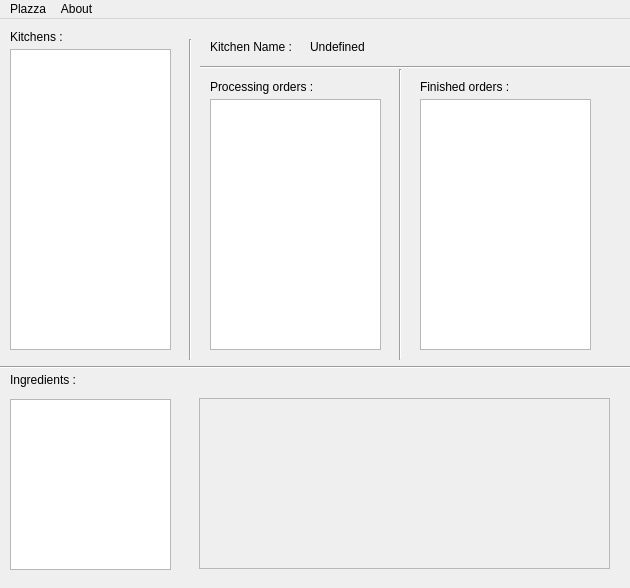
<?xml version="1.0" encoding="UTF-8"?>
<ui version="4.0">
 <class>Plazza</class>
 <widget class="QMainWindow" name="Plazza">
  <property name="geometry">
   <rect>
    <x>0</x>
    <y>0</y>
    <width>630</width>
    <height>588</height>
   </rect>
  </property>
  <property name="windowTitle">
   <string>Plazza</string>
  </property>
  <widget class="QWidget" name="centralWidget">
   <widget class="QLabel" name="label">
    <property name="geometry">
     <rect>
      <x>10</x>
      <y>10</y>
      <width>81</width>
      <height>16</height>
     </rect>
    </property>
    <property name="text">
     <string>Kitchens :</string>
    </property>
   </widget>
   <widget class="Line" name="line">
    <property name="geometry">
     <rect>
      <x>180</x>
      <y>20</y>
      <width>20</width>
      <height>321</height>
     </rect>
    </property>
    <property name="orientation">
     <enum>Qt::Vertical</enum>
    </property>
   </widget>
   <widget class="QLabel" name="label_3">
    <property name="geometry">
     <rect>
      <x>210</x>
      <y>20</y>
      <width>111</width>
      <height>16</height>
     </rect>
    </property>
    <property name="text">
     <string>Kitchen Name : </string>
    </property>
   </widget>
   <widget class="QLabel" name="kitchenName">
    <property name="geometry">
     <rect>
      <x>310</x>
      <y>20</y>
      <width>271</width>
      <height>16</height>
     </rect>
    </property>
    <property name="text">
     <string>Undefined</string>
    </property>
   </widget>
   <widget class="QLabel" name="label_6">
    <property name="geometry">
     <rect>
      <x>210</x>
      <y>60</y>
      <width>131</width>
      <height>16</height>
     </rect>
    </property>
    <property name="text">
     <string>Processing orders :</string>
    </property>
   </widget>
   <widget class="QLabel" name="label_7">
    <property name="geometry">
     <rect>
      <x>420</x>
      <y>60</y>
      <width>131</width>
      <height>16</height>
     </rect>
    </property>
    <property name="text">
     <string>Finished orders :</string>
    </property>
   </widget>
   <widget class="Line" name="line_2">
    <property name="geometry">
     <rect>
      <x>200</x>
      <y>40</y>
      <width>791</width>
      <height>16</height>
     </rect>
    </property>
    <property name="orientation">
     <enum>Qt::Horizontal</enum>
    </property>
   </widget>
   <widget class="QListWidget" name="kitchenList">
    <property name="geometry">
     <rect>
      <x>10</x>
      <y>30</y>
      <width>161</width>
      <height>301</height>
     </rect>
    </property>
   </widget>
   <widget class="QListWidget" name="processingOrdersList">
    <property name="geometry">
     <rect>
      <x>210</x>
      <y>80</y>
      <width>171</width>
      <height>251</height>
     </rect>
    </property>
   </widget>
   <widget class="QListWidget" name="finishedOrdersList">
    <property name="geometry">
     <rect>
      <x>420</x>
      <y>80</y>
      <width>171</width>
      <height>251</height>
     </rect>
    </property>
   </widget>
   <widget class="QLabel" name="label_4">
    <property name="geometry">
     <rect>
      <x>10</x>
      <y>350</y>
      <width>131</width>
      <height>21</height>
     </rect>
    </property>
    <property name="text">
     <string>Ingredients :</string>
    </property>
   </widget>
   <widget class="QTableWidget" name="ingredientsTable">
    <property name="geometry">
     <rect>
      <x>10</x>
      <y>380</y>
      <width>161</width>
      <height>171</height>
     </rect>
    </property>
   </widget>
   <widget class="Line" name="line_3">
    <property name="geometry">
     <rect>
      <x>390</x>
      <y>50</y>
      <width>20</width>
      <height>291</height>
     </rect>
    </property>
    <property name="orientation">
     <enum>Qt::Vertical</enum>
    </property>
   </widget>
   <widget class="Line" name="line_4">
    <property name="geometry">
     <rect>
      <x>0</x>
      <y>340</y>
      <width>631</width>
      <height>16</height>
     </rect>
    </property>
    <property name="orientation">
     <enum>Qt::Horizontal</enum>
    </property>
   </widget>
   <widget class="QFrame" name="frame">
    <property name="geometry">
     <rect>
      <x>199</x>
      <y>379</y>
      <width>411</width>
      <height>171</height>
     </rect>
    </property>
    <property name="frameShape">
     <enum>QFrame::StyledPanel</enum>
    </property>
    <property name="frameShadow">
     <enum>QFrame::Raised</enum>
    </property>
   </widget>
  </widget>
  <widget class="QMenuBar" name="menuBar">
   <property name="geometry">
    <rect>
     <x>0</x>
     <y>0</y>
     <width>630</width>
     <height>24</height>
    </rect>
   </property>
   <widget class="QMenu" name="menuPlazza">
    <property name="title">
     <string>About</string>
    </property>
    <addaction name="actionVersion"/>
    <addaction name="actionAbout_2"/>
    <addaction name="separator"/>
   </widget>
   <widget class="QMenu" name="menuNew_command">
    <property name="title">
     <string>Plazza</string>
    </property>
    <addaction name="actionNew_command"/>
    <addaction name="separator"/>
    <addaction name="actionQuit"/>
   </widget>
   <addaction name="menuNew_command"/>
   <addaction name="menuPlazza"/>
  </widget>
  <action name="actionAbout">
   <property name="text">
    <string>About</string>
   </property>
  </action>
  <action name="actionQuit">
   <property name="text">
    <string>Quit</string>
   </property>
  </action>
  <action name="actionNew_command">
   <property name="enabled">
    <bool>true</bool>
   </property>
   <property name="text">
    <string>New command</string>
   </property>
  </action>
  <action name="actionVersion">
   <property name="text">
    <string>version</string>
   </property>
  </action>
  <action name="actionAbout_2">
   <property name="text">
    <string>About</string>
   </property>
  </action>
 </widget>
 <layoutdefault spacing="6" margin="11"/>
 <resources/>
 <connections/>
</ui>
